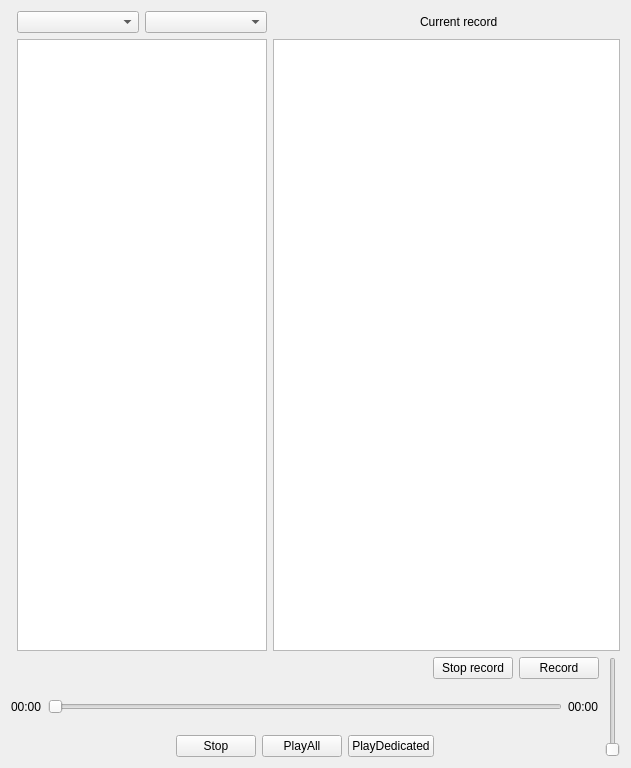
<?xml version="1.0" encoding="UTF-8"?>
<ui version="4.0">
 <class>RecordWidget</class>
 <widget class="QWidget" name="RecordWidget">
  <property name="geometry">
   <rect>
    <x>0</x>
    <y>0</y>
    <width>631</width>
    <height>768</height>
   </rect>
  </property>
  <property name="windowTitle">
   <string>Form</string>
  </property>
  <layout class="QGridLayout" name="gridLayout_3">
   <item row="1" column="0" colspan="2">
    <layout class="QHBoxLayout" name="horizontalLayout_15">
     <item>
      <layout class="QVBoxLayout" name="verticalLayout_6">
       <item>
        <layout class="QHBoxLayout" name="horizontalLayout_7">
         <item>
          <spacer name="horizontalSpacer_3">
           <property name="orientation">
            <enum>Qt::Horizontal</enum>
           </property>
           <property name="sizeHint" stdset="0">
            <size>
             <width>40</width>
             <height>20</height>
            </size>
           </property>
          </spacer>
         </item>
         <item>
          <widget class="QPushButton" name="btStopRecord">
           <property name="text">
            <string>Stop record</string>
           </property>
          </widget>
         </item>
         <item>
          <widget class="QPushButton" name="btRecord">
           <property name="text">
            <string>Record</string>
           </property>
          </widget>
         </item>
        </layout>
       </item>
       <item>
        <layout class="QHBoxLayout" name="horizontalLayout_16">
         <item>
          <widget class="QLabel" name="lbPosition">
           <property name="text">
            <string>00:00</string>
           </property>
          </widget>
         </item>
         <item>
          <widget class="QSlider" name="horizontalSlider_3">
           <property name="orientation">
            <enum>Qt::Horizontal</enum>
           </property>
          </widget>
         </item>
         <item>
          <widget class="QLabel" name="lbDuration">
           <property name="text">
            <string>00:00</string>
           </property>
          </widget>
         </item>
        </layout>
       </item>
       <item>
        <layout class="QHBoxLayout" name="horizontalLayout_17">
         <item>
          <spacer name="horizontalSpacer_6">
           <property name="orientation">
            <enum>Qt::Horizontal</enum>
           </property>
           <property name="sizeHint" stdset="0">
            <size>
             <width>40</width>
             <height>20</height>
            </size>
           </property>
          </spacer>
         </item>
         <item>
          <widget class="QPushButton" name="btStop">
           <property name="text">
            <string>Stop</string>
           </property>
          </widget>
         </item>
         <item>
          <widget class="QPushButton" name="btPlayAll">
           <property name="text">
            <string>PlayAll</string>
           </property>
          </widget>
         </item>
         <item>
          <widget class="QPushButton" name="btPlayOne">
           <property name="text">
            <string>PlayDedicated</string>
           </property>
          </widget>
         </item>
         <item>
          <spacer name="horizontalSpacer_7">
           <property name="orientation">
            <enum>Qt::Horizontal</enum>
           </property>
           <property name="sizeHint" stdset="0">
            <size>
             <width>40</width>
             <height>20</height>
            </size>
           </property>
          </spacer>
         </item>
        </layout>
       </item>
      </layout>
     </item>
     <item>
      <widget class="QSlider" name="slVolume">
       <property name="maximumSize">
        <size>
         <width>100</width>
         <height>100</height>
        </size>
       </property>
       <property name="orientation">
        <enum>Qt::Vertical</enum>
       </property>
      </widget>
     </item>
    </layout>
   </item>
   <item row="0" column="1">
    <layout class="QGridLayout" name="gridLayout">
     <item row="0" column="0">
      <layout class="QHBoxLayout" name="horizontalLayout_18"/>
     </item>
     <item row="1" column="1">
      <layout class="QHBoxLayout" name="horizontalLayout_19">
       <item>
        <layout class="QHBoxLayout" name="horizontalLayout_20">
         <item>
          <spacer name="horizontalSpacer">
           <property name="orientation">
            <enum>Qt::Horizontal</enum>
           </property>
           <property name="sizeHint" stdset="0">
            <size>
             <width>40</width>
             <height>20</height>
            </size>
           </property>
          </spacer>
         </item>
         <item>
          <widget class="QLabel" name="lbCurrentRecord">
           <property name="minimumSize">
            <size>
             <width>200</width>
             <height>0</height>
            </size>
           </property>
           <property name="styleSheet">
            <string notr="true">qproperty-alignment:AlignCenter;
</string>
           </property>
           <property name="text">
            <string>Current record</string>
           </property>
          </widget>
         </item>
        </layout>
       </item>
      </layout>
     </item>
     <item row="2" column="0">
      <widget class="QTreeView" name="treeRecords">
       <property name="minimumSize">
        <size>
         <width>100</width>
         <height>0</height>
        </size>
       </property>
       <property name="maximumSize">
        <size>
         <width>250</width>
         <height>16777215</height>
        </size>
       </property>
      </widget>
     </item>
     <item row="1" column="0">
      <layout class="QHBoxLayout" name="horizontalLayout_22">
       <item>
        <widget class="QComboBox" name="bxInputDevice"/>
       </item>
       <item>
        <widget class="QComboBox" name="bxOutputDevice"/>
       </item>
      </layout>
     </item>
     <item row="2" column="1">
      <widget class="QTreeView" name="treeRecordParts"/>
     </item>
    </layout>
   </item>
  </layout>
 </widget>
 <resources/>
 <connections/>
</ui>
